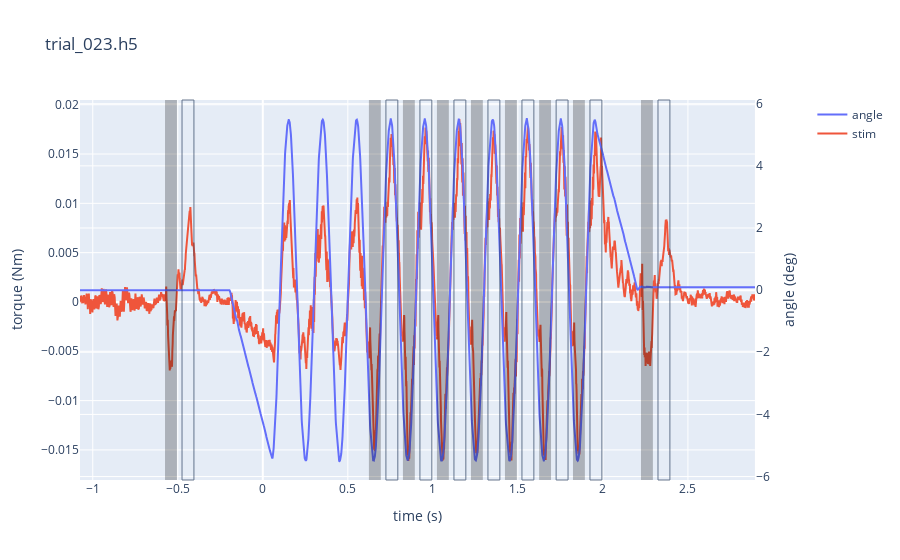

Notebook source saved alongside this figure:
### Code cell
data = BenderData(filename)
data.plot_time_series(label="{fn}")

### Figure 1 — Plotly figure (JSON) as saved in the notebook; plotly's stock layout.template omitted (floating-point values rounded to 4 significant figures; data arrays with more than 128 entries replaced by an {"elided": "..."} marker saying what was removed)
{"data": [{"mode": "lines", "name": "angle", "type": "scatter", "x": {"elided": "7000 float values"}, "xaxis": "x", "y": {"elided": "7000 float values"}, "yaxis": "y2"}, {"mode": "lines", "name": "stim", "type": "scatter", "x": {"elided": "7000 float values"}, "xaxis": "x", "y": {"elided": "7000 float values"}, "yaxis": "y"}], "layout": {"shapes": [{"fillcolor": "black", "line": {"width": 0}, "opacity": 0.25, "type": "rect", "x0": -0.575, "x1": -0.505, "xref": "x", "y0": 0, "y1": 1, "yref": "y domain"}, {"fillcolor": "black", "line": {"width": 0}, "opacity": 0.25, "type": "rect", "x0": 0.624, "x1": 0.694, "xref": "x", "y0": 0, "y1": 1, "yref": "y domain"}, {"fillcolor": "black", "line": {"width": 0}, "opacity": 0.25, "type": "rect", "x0": 0.824, "x1": 0.894, "xref": "x", "y0": 0, "y1": 1, "yref": "y domain"}, {"fillcolor": "black", "line": {"width": 0}, "opacity": 0.25, "type": "rect", "x0": 1.024, "x1": 1.094, "xref": "x", "y0": 0, "y1": 1, "yref": "y domain"}, {"fillcolor": "black", "line": {"width": 0}, "opacity": 0.25, "type": "rect", "x0": 1.224, "x1": 1.294, "xref": "x", "y0": 0, "y1": 1, "yref": "y domain"}, {"fillcolor": "black", "line": {"width": 0}, "opacity": 0.25, "type": "rect", "x0": 1.424, "x1": 1.494, "xref": "x", "y0": 0, "y1": 1, "yref": "y domain"}, {"fillcolor": "black", "line": {"width": 0}, "opacity": 0.25, "type": "rect", "x0": 1.625, "x1": 1.695, "xref": "x", "y0": 0, "y1": 1, "yref": "y domain"}, {"fillcolor": "black", "line": {"width": 0}, "opacity": 0.25, "type": "rect", "x0": 1.824, "x1": 1.894, "xref": "x", "y0": 0, "y1": 1, "yref": "y domain"}, {"fillcolor": "black", "line": {"width": 0}, "opacity": 0.25, "type": "rect", "x0": 2.224, "x1": 2.294, "xref": "x", "y0": 0, "y1": 1, "yref": "y domain"}, {"line": {"width": 1}, "opacity": 0.7, "type": "rect", "x0": -0.475, "x1": -0.405, "xref": "x", "y0": 0, "y1": 1, "yref": "y domain"}, {"line": {"width": 1}, "opacity": 0.7, "type": "rect", "x0": 0.724, "x1": 0.794, "xref": "x", "y0": 0, "y1": 1, "yref": "y domain"}, {"line": {"width": 1}, "opacity": 0.7, "type": "rect", "x0": 0.924, "x1": 0.994, "xref": "x", "y0": 0, "y1": 1, "yref": "y domain"}, {"line": {"width": 1}, "opacity": 0.7, "type": "rect", "x0": 1.124, "x1": 1.194, "xref": "x", "y0": 0, "y1": 1, "yref": "y domain"}, {"line": {"width": 1}, "opacity": 0.7, "type": "rect", "x0": 1.324, "x1": 1.394, "xref": "x", "y0": 0, "y1": 1, "yref": "y domain"}, {"line": {"width": 1}, "opacity": 0.7, "type": "rect", "x0": 1.524, "x1": 1.594, "xref": "x", "y0": 0, "y1": 1, "yref": "y domain"}, {"line": {"width": 1}, "opacity": 0.7, "type": "rect", "x0": 1.725, "x1": 1.795, "xref": "x", "y0": 0, "y1": 1, "yref": "y domain"}, {"line": {"width": 1}, "opacity": 0.7, "type": "rect", "x0": 1.924, "x1": 1.994, "xref": "x", "y0": 0, "y1": 1, "yref": "y domain"}, {"line": {"width": 1}, "opacity": 0.7, "type": "rect", "x0": 2.324, "x1": 2.394, "xref": "x", "y0": 0, "y1": 1, "yref": "y domain"}], "title": {"text": "trial_023.h5"}, "xaxis": {"anchor": "y", "domain": [0, 0.94], "range": [-1.075, 2.894], "title": {"text": "time (s)"}}, "yaxis": {"anchor": "x", "domain": [0, 1], "title": {"text": "torque (Nm)"}}, "yaxis2": {"anchor": "x", "overlaying": "y", "side": "right", "title": {"text": "angle (deg)"}}}}
